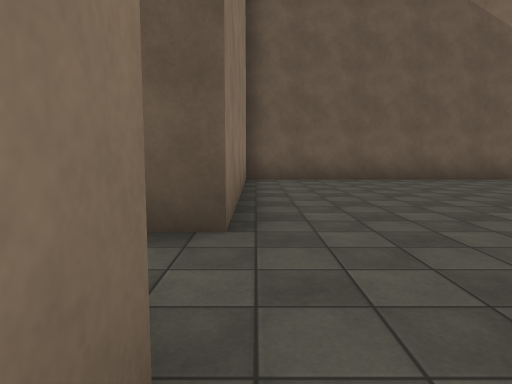
view 1 (above)

22 first-person views from a walk through a 3-D level made in the Unity game engine. The camera is 1.3 m above the floor, tilts 6° down and sees 70° across. The floor is counted in squares, 2 m on a side. Each view is taken from the middle of a square. On the plan, view 1 faces up. The plan holds only what a view shows up to about 11 squares ahead; the rest is blank. The place goes on beyond the plan. The player is left out. Some animated figures are not drawn. Surface patterns are stand-ins for the level's own textures.

view 2
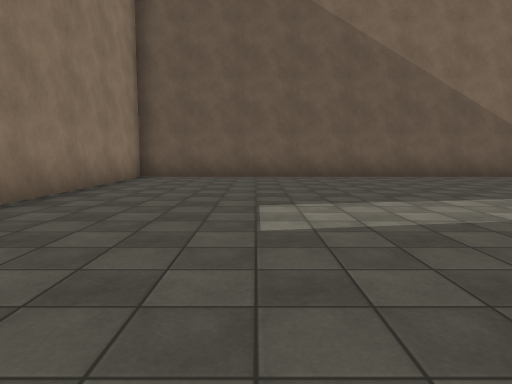

view 3
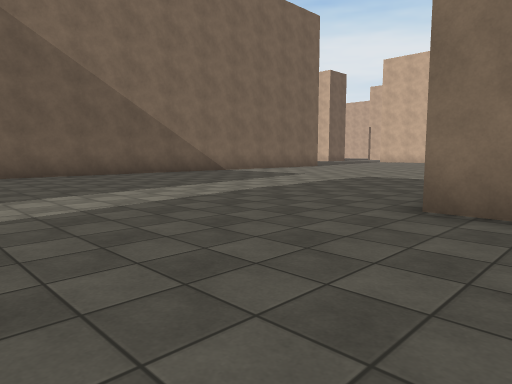

view 4
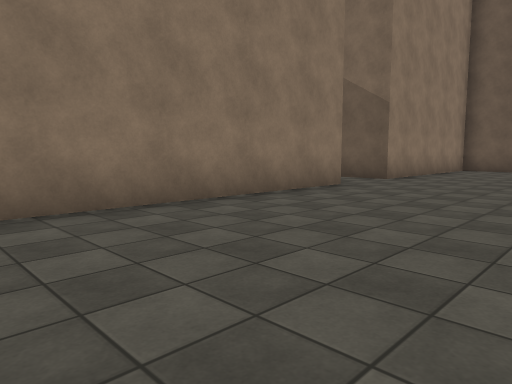

view 5
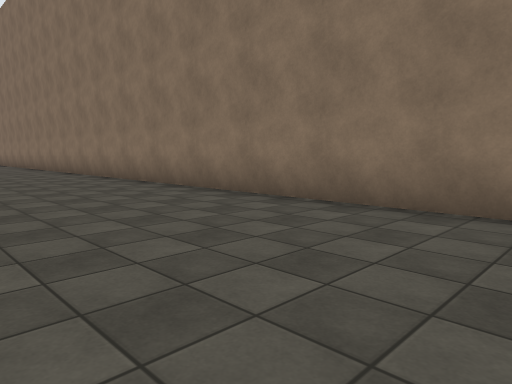

view 6
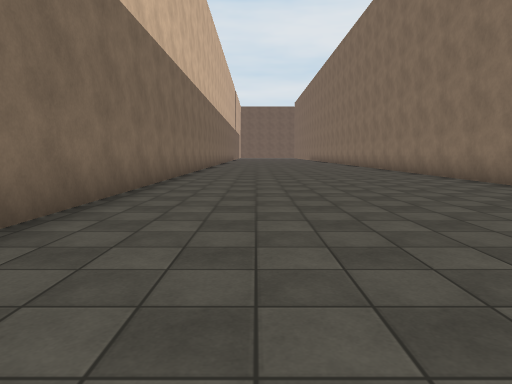

view 7
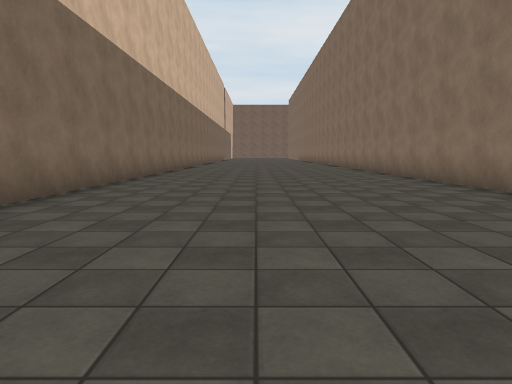

view 8
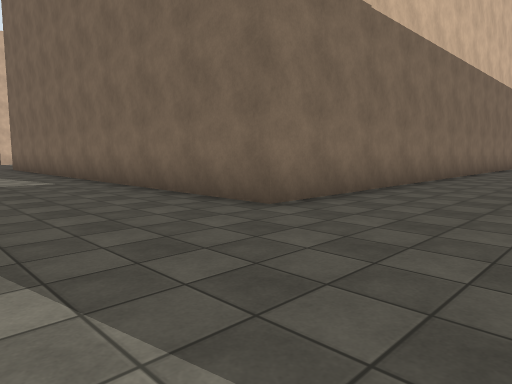

view 9
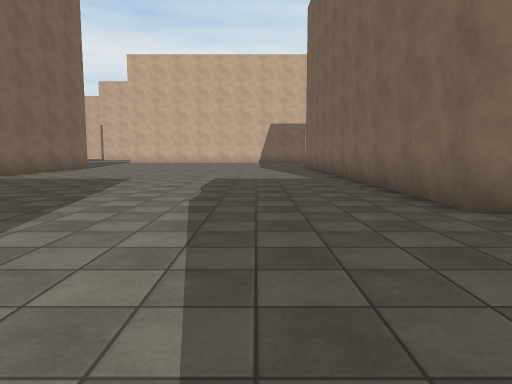

view 10
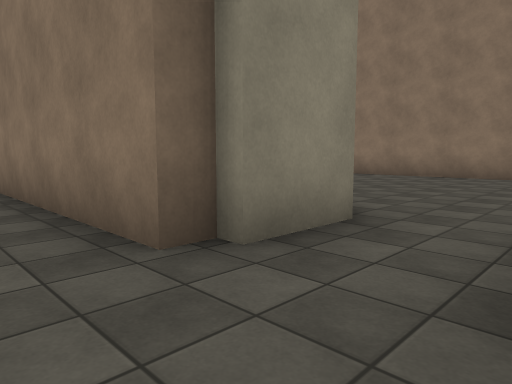

view 11
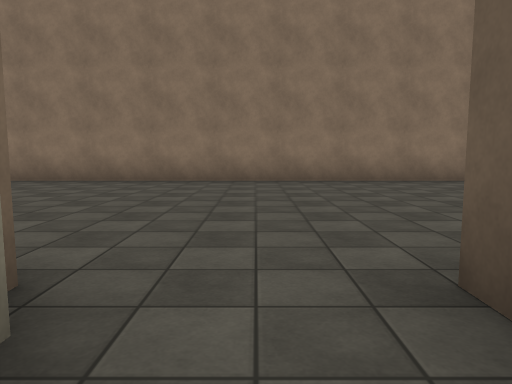

view 12
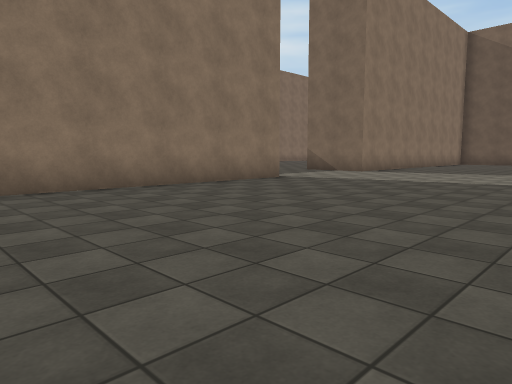

view 13
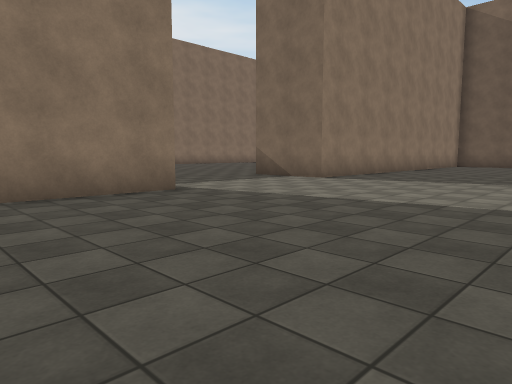

view 14
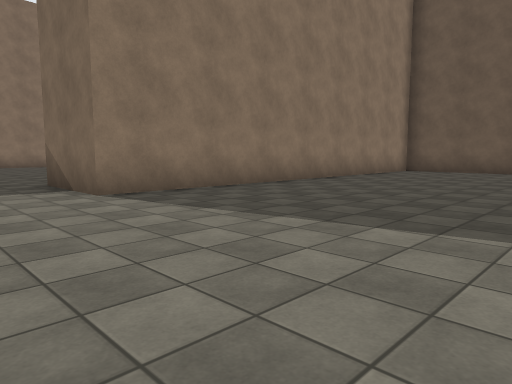

view 15
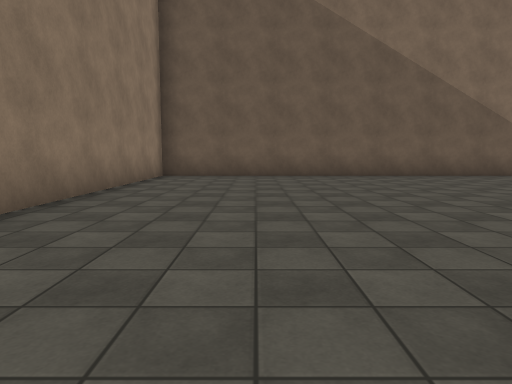

view 16
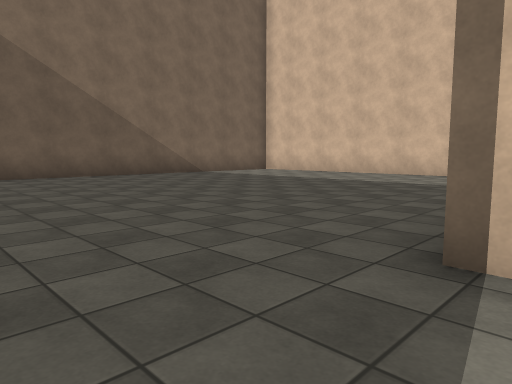

view 17
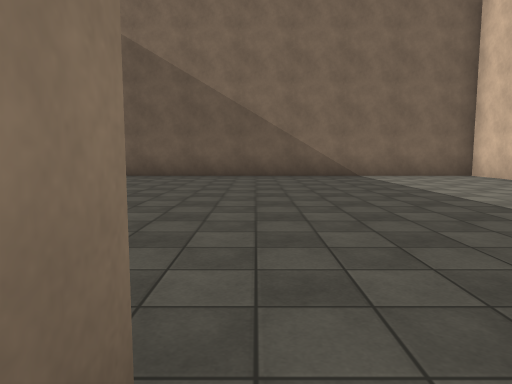

view 18
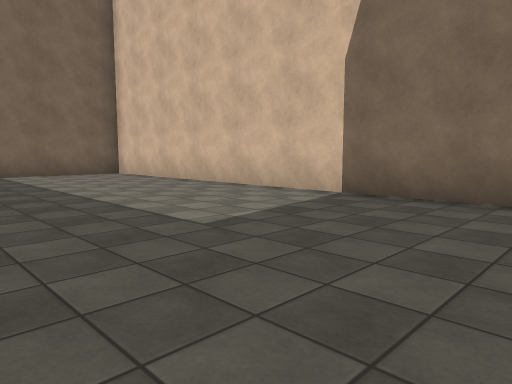

view 19
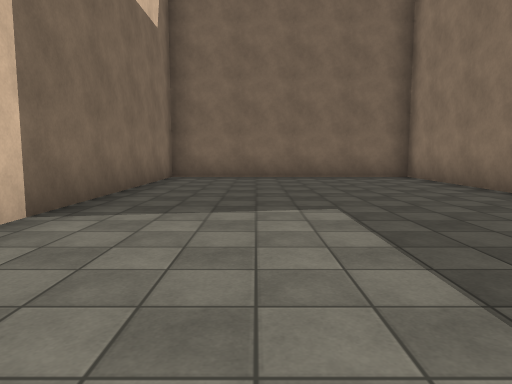

view 20
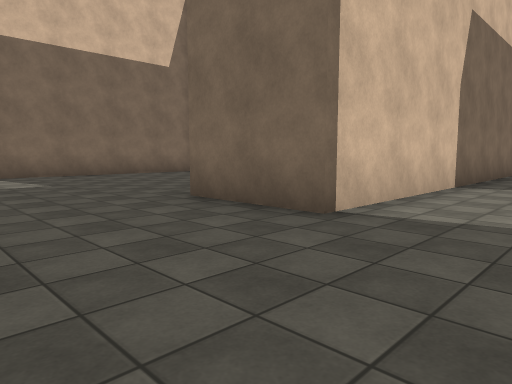

view 21
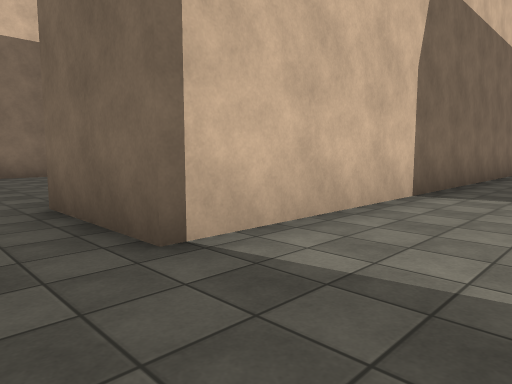

view 22
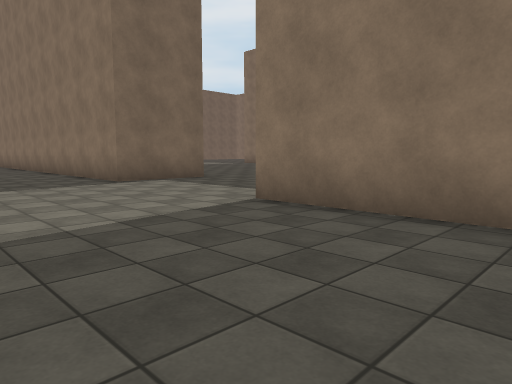

### Floor plan
Points are (right, up) in squares from view 1. A wall is a line through its corners. A room is listed if a view was taken in it or the views show most of it. See-through windows are left out.
Room 1 (views 1, 2, 3, 4, 5, 6, 7, 8, 9, 10)
walls: (-0.3, 0.8) (-0.3, -15.1); (10.2, 9.2) (-0.3, 9.2) (-0.3, 3); (14.1, 9.2) (13.4, 9.2); (7.2, -15) (7.2, -0.5) (14.5, -0.5)
ways out: opening at (-1.5, 2) to room 2
Room 2 (views 11, 12, 13, 14, 15, 16, 17, 18, 19, 20, 21, 22)
walls: (-2.8, 5.4) (-2.8, 16.7) (-0.3, 16.7) (-0.3, 11.8) (6.4, 11.8) (6.4, 26.7) (-9.7, 26.7) (-9.7, 15.3) (-11.5, 15.3); (-11.5, 10.7) (-9.7, 10.7) (-9.7, -3.9); (-0.3, 3) (-2.8, 3); (-2.4, 1.1) (-0.8, 1.1); (-0.9, 0.8) (-0.3, 0.8)
ways out: opening at (-1.5, 2) to room 1

Where each view was taken, in squares from view 1:
view 1: 0 up, 0 right, facing up
view 2: 1 down, 3 right, facing up
view 3: 2 down, 3 right, facing up-right
view 4: 6 down, 4 right, facing up-left
view 5: 2 down, 4 right, facing down-left
view 6: 2 down, 5 right, facing down
view 7: 4 down, 4 right, facing down
view 8: 3 up, 4 right, facing down-right
view 9: 2 up, 3 right, facing right
view 10: 3 up, 1 right, facing down-left
view 11: 2 up, 1 left, facing left
view 12: 3 up, 3 left, facing up-left
view 13: 7 up, 4 left, facing up-left
view 14: 13 up, 4 left, facing up-left
view 15: 16 up, 7 left, facing up
view 16: 16 up, 5 left, facing up-right
view 17: 16 up, 0 right, facing up
view 18: 15 up, 1 right, facing up-right
view 19: 22 up, 4 right, facing down
view 20: 20 up, 5 left, facing down-right
view 21: 18 up, 5 left, facing down-right
view 22: 19 up, 6 left, facing down-left
